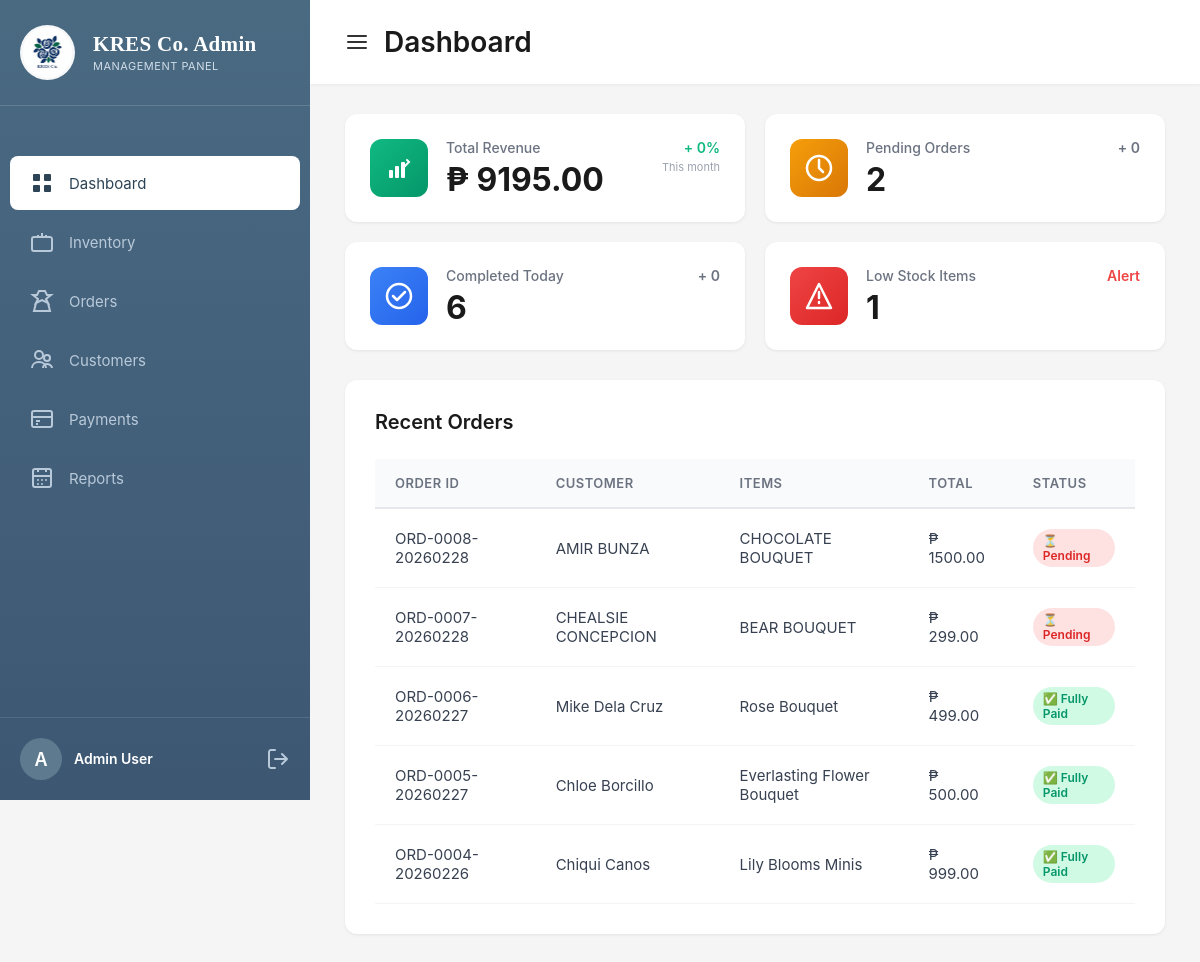
The page /dashboard/ (signed in) on the database its author committed.
### pages/models.py (models this page shows, shortened)
class Order(models.Model):
    STATUS_CHOICES = [
        ('pending', 'Pending'),
        ('processing', 'Processing'),
        ('completed', 'Completed'),
        ('cancelled', 'Cancelled'),
    ]
    order_id = models.AutoField(primary_key=True)
    customer = models.ForeignKey(Customer, on_delete=models.CASCADE, related_name='orders')
    order_number = models.CharField(max_length=50, unique=True, editable=False)
    status = models.CharField(max_length=20, choices=STATUS_CHOICES, default='pending')
    notes = models.TextField(blank=True, help_text="Additional order notes")
    delivery_date = models.DateField(null=True, blank=True, help_text="Requested delivery date")
    customer_phone = models.CharField(max_length=20, blank=True, help_text="Contact number for this order")
    customer_address = models.TextField(blank=True, help_text="Delivery address for this order")
    fulfilled_by = models.CharField(max_length=100, blank=True, default='',
                                    help_text="Who fulfilled the order (staff name)")
    subtotal = models.DecimalField(max_digits=10, decimal_places=2, default=0)
    tax = models.DecimalField(max_digits=10, decimal_places=2, default=0)
    discount = models.DecimalField(max_digits=10, decimal_places=2, default=0)
    total = models.DecimalField(max_digits=10, decimal_places=2, default=0)
    created_at = models.DateTimeField(auto_now_add=True)
    updated_at = models.DateTimeField(auto_now=True)
    class Meta:
        ordering = ['-created_at']
        verbose_name = 'Order'
        verbose_name_plural = 'Orders'

class Customer(models.Model):
    customer_id = models.AutoField(primary_key=True)
    first_name = models.CharField(max_length=100)
    last_name = models.CharField(max_length=100)
    email = models.EmailField(unique=True)
    phone = models.CharField(max_length=20)
    address = models.TextField(blank=True)
    city = models.CharField(max_length=100, blank=True)
    state = models.CharField(max_length=100, blank=True)
    zip_code = models.CharField(max_length=20, blank=True)
    created_at = models.DateTimeField(auto_now_add=True)
    updated_at = models.DateTimeField(auto_now=True)
    class Meta:
        ordering = ['-created_at']
        verbose_name = 'Customer'
        verbose_name_plural = 'Customers'

class OrderItem(models.Model):
    order = models.ForeignKey(Order, on_delete=models.CASCADE, related_name='items')
    product = models.ForeignKey(Product, on_delete=models.PROTECT, related_name='order_items')
    quantity = models.IntegerField(validators=[MinValueValidator(1)])
    unit_price = models.DecimalField(max_digits=10, decimal_places=2, validators=[MinValueValidator(0)])
    product_name = models.CharField(max_length=200)
    product_sku = models.CharField(max_length=100)
    class Meta:
        verbose_name = 'Order Item'
        verbose_name_plural = 'Order Items'

### pages/views.py (the view)
# urls.py: path('dashboard/', views.dashboard, name='dashboard'),
@login_required(login_url='login')
def dashboard(request):
    today = timezone.now().date()
    week_ago = today - timedelta(days=7)
    month_ago = today - timedelta(days=30)
    total_customers = Customer.objects.count()
    total_products = Product.objects.filter(is_active=True).count()
    total_orders = Order.objects.count()
    total_revenue = Payment.objects.aggregate(
        total=Sum('amount'))['total'] or Decimal('0.00')
    weekly_revenue = Payment.objects.filter(
        payment_status='completed',
        payment_date__gte=week_ago
    ).aggregate(total=Sum('amount'))['total'] or Decimal('0.00')
    monthly_revenue = Payment.objects.filter(
        payment_status='completed',
        payment_date__gte=month_ago
    ).aggregate(total=Sum('amount'))['total'] or Decimal('0.00')
    pending_orders = Order.objects.filter(status='pending').count()
    completed_orders = Order.objects.filter(status='completed').count()
    low_stock_count = Product.objects.filter(
        is_active=True,
        stock_quantity__lte=F('low_stock_threshold')
    ).count()
    out_of_stock_count = Product.objects.filter(
        is_active=True,
        stock_quantity=0
    ).count()
    recent_orders = Order.objects.select_related('customer').order_by('-created_at')[:5]
    active_alerts = StockAlert.objects.filter(alert_status='active').select_related('product')[:10]
    new_customers = Customer.objects.filter(created_at__gte=today).count()
    pending_payments = Payment.objects.filter(payment_status='pending').count()
    context = {
        'total_customers': total_customers,
        'total_products': total_products,
        'total_orders': total_orders,
        'total_revenue': total_revenue,
        'weekly_revenue': weekly_revenue,
        'monthly_revenue': monthly_revenue,
        'pending_orders': pending_orders,
        'completed_orders': completed_orders,
        'low_stock_count': low_stock_count,
        'out_of_stock_count': out_of_stock_count,
        'recent_orders': recent_orders,
        'active_alerts': active_alerts,
        'new_customers_count': new_customers,
        'pending_payments': pending_payments,
    }
    return render(request, 'dashboard.html', context)

### templates/dashboard.html (shortened to what this page needs)
{% load static %}
<!DOCTYPE html>
<html lang="en">
<head>
</head>
<body>
    <div class="sidebar">
        <div class="logo-section">
            <div class="logo">
                <img src="{% static 'images/logo.png' %}" alt="KRES Logo" style="width: 70px; height: 70px; object-fit: contain;">
            </div>
            <div class="logo-text">
                <h1>KRES Co. Admin</h1>
                <p>Management Panel</p>
            </div>
        </div>
        <nav class="nav-menu">
            <a href="{% url 'pages:dashboard' %}" class="nav-item active">
                <span>Dashboard</span>
            </a>
            <a href="{% url 'pages:inventory' %}" class="nav-item">
                <span>Inventory</span>
            </a>
            <a href="{% url 'pages:orders' %}" class="nav-item">
                <svg width="24" height="24" viewBox="0 0 24 24" fill="none" xmlns="http://www.w3.org/2000/svg">
                    <path d="M9 2L7 6H3L8 10L6 14L12 11L18 14L16 10L21 6H17L15 2H9Z" stroke="currentColor" stroke-width="2" fill="none"/>
                    <path d="M6 14L4 22H20L18 14" stroke="currentColor" stroke-width="2" fill="none"/>
                </svg>
                <span>Orders</span>
            </a>
            <a href="{% url 'pages:customers' %}" class="nav-item">
                <span>Customers</span>
            </a>
            <a href="{% url 'pages:payments' %}" class="nav-item">
                <svg width="24" height="24" viewBox="0 0 24 24" fill="none" xmlns="http://www.w3.org/2000/svg">
                    <rect x="2" y="4" width="20" height="16" rx="2" stroke="currentColor" stroke-width="2" fill="none"/>
                    <path d="M2 10H22M6 14H10M6 17H8" stroke="currentColor" stroke-width="2"/>
                </svg>
                <span>Payments</span>
            </a>
            <a href="{% url 'pages:reports' %}" class="nav-item">
                <span>Reports</span>
            </a>
        </nav>
        <div class="user-profile">
            <div class="avatar">A</div>
            <div class="user-info">
                <div class="user-name">Admin User</div>
            </div>
<a href="{% url 'pages:logout' %}" onclick="return confirm('Are you sure you want to logout?');" style="text-decoration: none; display: inline-flex; align-items: center; gap: 0;">
            </a>
        </div>
    </div>
    <div class="main-content">
        <header class="header">
            <div class="header-left">
                <svg width="24" height="24" viewBox="0 0 24 24" fill="none" xmlns="http://www.w3.org/2000/svg">
                    <path d="M3 12H21M3 6H21M3 18H21" stroke="currentColor" stroke-width="2" stroke-linecap="round"/>
                </svg>
                <h2>Dashboard</h2>
            </div>
        </header>
        <div class="dashboard-content">
            <div class="stats-grid">
                <div class="stat-card">
                    <div class="stat-icon green">
                    </div>
                    <div class="stat-info">
                        <div class="stat-label">Total Revenue</div>
                        <div class="stat-value">₱ {{ total_revenue|floatformat:2 }}</div>
                    </div>
                    <div class="stat-badge positive">
                        <span>+ 0%</span>
                        <div class="badge-label">This month</div>
                    </div>
                </div>
                <div class="stat-card">
                    <div class="stat-icon orange">
                        <svg width="32" height="32" viewBox="0 0 32 32" fill="none" xmlns="http://www.w3.org/2000/svg">
                            <circle cx="16" cy="16" r="12" stroke="white" stroke-width="2.5" fill="none"/>
                            <path d="M16 8V16L20 20" stroke="white" stroke-width="2.5" stroke-linecap="round"/>
                        </svg>
                    </div>
                    <div class="stat-info">
                        <div class="stat-label">Pending Orders</div>
                        <div class="stat-value">{{ pending_orders }}</div>
                    </div>
                    <div class="stat-badge">
                        <span>+ 0</span>
                    </div>
                </div>
                <div class="stat-card">
                    <div class="stat-icon blue">
                        <svg width="32" height="32" viewBox="0 0 32 32" fill="none" xmlns="http://www.w3.org/2000/svg">
                            <circle cx="16" cy="16" r="12" stroke="white" stroke-width="2.5" fill="none"/>
                            <path d="M10 16L14 20L22 12" stroke="white" stroke-width="2.5" stroke-linecap="round" stroke-linejoin="round"/>
                        </svg>
                    </div>
                    <div class="stat-info">
                        <div class="stat-label">Completed Today</div>
                        <div class="stat-value">{{ completed_orders }}</div>
                    </div>
                    <div class="stat-badge">
                        <span>+ 0</span>
                    </div>
                </div>
                <div class="stat-card">
                    <div class="stat-icon red">
                        <svg width="32" height="32" viewBox="0 0 32 32" fill="none" xmlns="http://www.w3.org/2000/svg">
                            <path d="M16 4L28 28H4L16 4Z" stroke="white" stroke-width="2.5" fill="none" stroke-linejoin="round"/>
                            <path d="M16 12V18M16 22V23" stroke="white" stroke-width="2.5" stroke-linecap="round"/>
                        </svg>
                    </div>
                    <div class="stat-info">
                        <div class="stat-label">Low Stock Items</div>
                        <div class="stat-value">{{ low_stock_count }}</div>
                    </div>
                    <div class="stat-badge urgent">
                        <span>Alert</span>
                    </div>
                </div>
            </div>
            <div class="table-container">
                <h3>Recent Orders</h3>
                <table class="orders-table">
                    <thead>
                        <tr>
                            <th>Order ID</th>
                            <th>Customer</th>
                            <th>Items</th>
                            <th>Total</th>
                            <th>Status</th>
                        </tr>
                    </thead>
                    <tbody>
                        {% for order in recent_orders %}
                        <tr style="cursor:pointer;" data-href="{% url 'pages:orders' %}">
                            <td>{{ order.order_number }}</td>
                            <td>{{ order.customer.first_name }} {{ order.customer.last_name }}</td>
                            <td>{% for item in order.items.all %}{{ item.product_name }}{% if not forloop.last %}, {% endif %}{% endfor %}</td>
                            <td>₱ {{ order.total|floatformat:2 }}</td>
                            <td>
                                {% if order.status == 'completed' %}
                                    <span class="status-badge" style="background:#d1fae5;color:#059669;padding:4px 10px;border-radius:20px;font-size:12px;font-weight:600;">✅ Fully Paid</span>
                                {% else %}
                                    <span class="status-badge" style="background:#fee2e2;color:#dc2626;padding:4px 10px;border-radius:20px;font-size:12px;font-weight:600;">⏳ Pending</span>
                                {% endif %}
                            </td>
                        </tr>
                        {% empty %}
                        <tr>
                            <td colspan="5" style="text-align: center; padding: 20px; color: #999;">No recent orders</td>
                        </tr>
                        {% endfor %}
                    </tbody>
                </table>
            </div>
        </div>
    </div>
</body>
</html>

### rows shown on the page
Order: order_number "ORD-0008-20260228", customer.first_name "AMIR", customer.last_name "BUNZA", total "1500.00", status "⏳ Pending"
OrderItem: product_name "CHOCOLATE BOUQUET"
Order: order_number "ORD-0007-20260228", customer.first_name "CHEALSIE", customer.last_name "CONCEPCION", total "299.00", status "⏳ Pending"
OrderItem: product_name "BEAR BOUQUET"
Order: order_number "ORD-0006-20260227", customer.first_name "Mike", customer.last_name "Dela Cruz", total "499.00", status "✅ Fully Paid"
OrderItem: product_name "Rose Bouquet"
Order: order_number "ORD-0005-20260227", customer.first_name "Chloe", customer.last_name "Borcillo", total "500.00", status "✅ Fully Paid"
OrderItem: product_name "Everlasting Flower Bouquet"
Order: order_number "ORD-0004-20260226", customer.first_name "Chiqui", customer.last_name "Canos", total "999.00", status "✅ Fully Paid"
OrderItem: product_name "Lily Blooms Minis"

### other values the page prints
{{ total_revenue|floatformat:2 }} "9195.00"
{{ pending_orders }} "2"
{{ completed_orders }} "6"
{{ low_stock_count }} "1"
